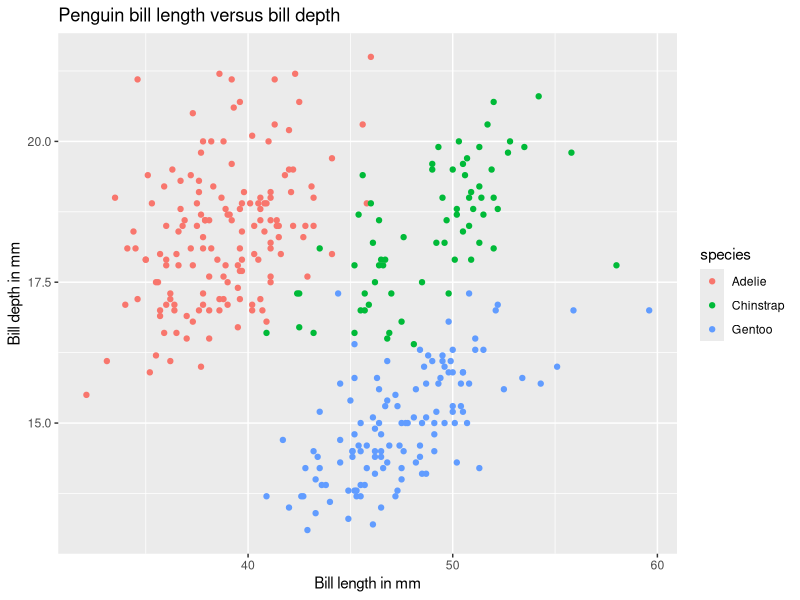
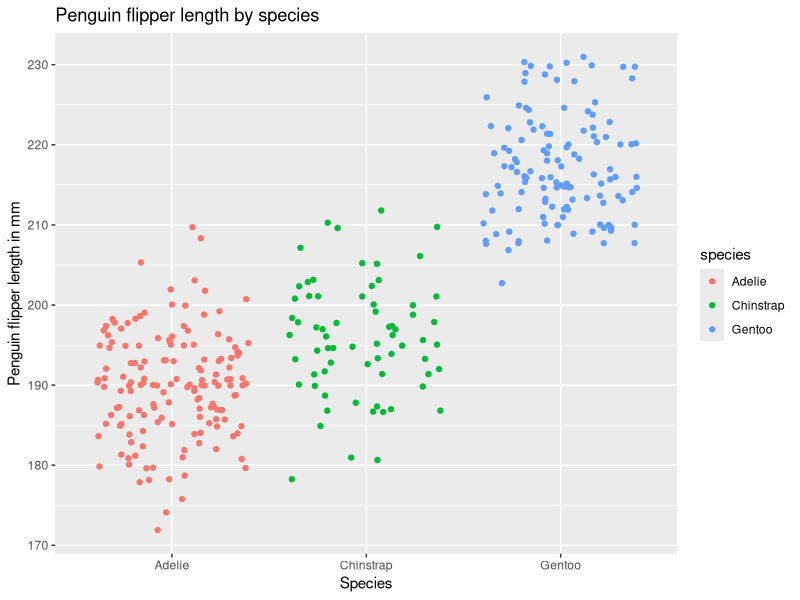

Reproduce these figures in R, in order.
## ---- chunk 1
#attach libraries
library(tidyverse)
library(palmerpenguins)
## ---- chunk 2
expr1 <- expression(x^2)
deriv1 <- D(expr1, "x")
x <- 3
eval(deriv1)
## ---- chunk 3
expr2 <- expression(2 * (3*a + 2)^4 - 5)
deriv2 <- D(expr2, "a")
a <- 1.2
eval(deriv2)
## ---- chunk 4
#getting familiar with the data frame
head(penguins)
view(penguins)
glimpse(penguins)

#graphing bill length vs. bill depth ----
ggplot(penguins, aes(x = bill_length_mm, 
                     y = bill_depth_mm)) +
  geom_point(aes(color=species)) +
  labs(title = "Penguin bill length versus bill depth", 
       x = "Bill length in mm", 
       y = "Bill depth in mm")

## ---- chunk 5
#flipper length by species ----
ggplot(penguins, aes(x = species, 
                     y = flipper_length_mm)) +
  geom_jitter(aes(color=species)) +
  labs(title = "Penguin flipper length by species", 
       x = "Species", 
       y = "Penguin flipper length in mm")
